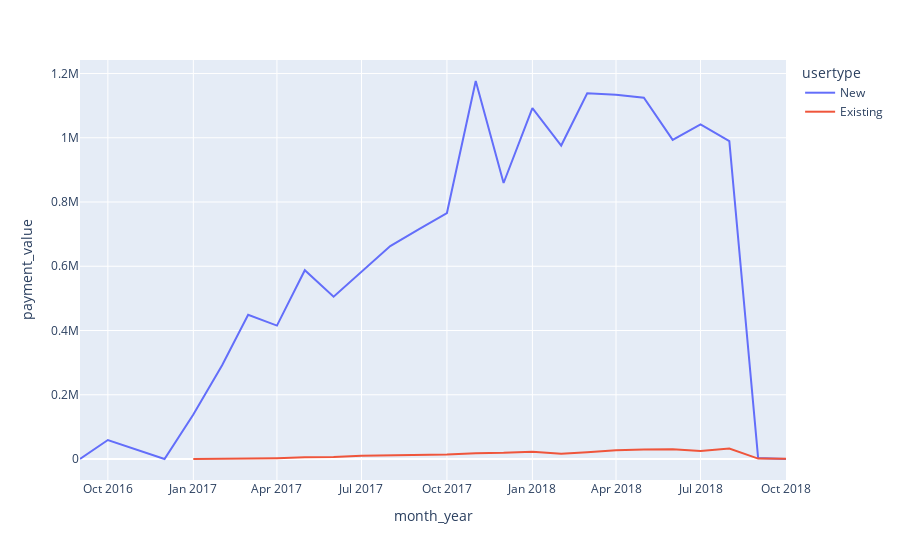

Here is the notebook cell this chart was saved with:
### Code cell
fig = px.line(df_user_type_revenue, x="month_year", y="payment_value", color='usertype')
fig.show()

### Figure 1 — Plotly figure (JSON) as saved in the notebook; plotly's stock layout.template omitted (floating-point values rounded to 4 significant figures)
{"data": [{"hovertemplate": "usertype=New<br>month_year=%{x}<br>payment_value=%{y}<extra></extra>", "legendgroup": "New", "line": {"color": "#636efa", "dash": "solid"}, "marker": {"symbol": "circle"}, "mode": "lines", "name": "New", "orientation": "v", "showlegend": true, "type": "scatter", "x": ["2016-09", "2016-10", "2016-12", "2017-01", "2017-02", "2017-03", "2017-04", "2017-05", "2017-06", "2017-07", "2017-08", "2017-09", "2017-10", "2017-11", "2017-12", "2018-01", "2018-02", "2018-03", "2018-04", "2018-05", "2018-06", "2018-07", "2018-08", "2018-09", "2018-10"], "xaxis": "x", "y": [252.2, 59090.0, 19.62, 138500.0, 291700.0, 449200.0, 415200.0, 587600.0, 505200.0, 582200.0, 663000.0, 715400.0, 765800.0, 1177000.0, 859200.0, 1092000.0, 975700.0, 1138000.0, 1134000.0, 1125000.0, 993300.0, 1042000.0, 989600.0, 3076.0, 89.71], "yaxis": "y"}, {"hovertemplate": "usertype=Existing<br>month_year=%{x}<br>payment_value=%{y}<extra></extra>", "legendgroup": "Existing", "line": {"color": "#EF553B", "dash": "solid"}, "marker": {"symbol": "circle"}, "mode": "lines", "name": "Existing", "orientation": "v", "showlegend": true, "type": "scatter", "x": ["2017-01", "2017-02", "2017-03", "2017-04", "2017-05", "2017-06", "2017-07", "2017-08", "2017-09", "2017-10", "2017-11", "2017-12", "2018-01", "2018-02", "2018-03", "2018-04", "2018-05", "2018-06", "2018-07", "2018-08", "2018-09", "2018-10"], "xaxis": "x", "y": [19.62, 170.8, 650.8, 2567.0, 5324.0, 6031.0, 10190.0, 11410.0, 12320.0, 13880.0, 18180.0, 19180.0, 22670.0, 16720.0, 21200.0, 26970.0, 29300.0, 30590.0, 24970.0, 32860.0, 1363.0, 500.0], "yaxis": "y"}], "layout": {"legend": {"title": {"text": "usertype"}, "tracegroupgap": 0}, "margin": {"t": 60}, "xaxis": {"anchor": "y", "domain": [0, 1], "title": {"text": "month_year"}}, "yaxis": {"anchor": "x", "domain": [0, 1], "title": {"text": "payment_value"}}}}
